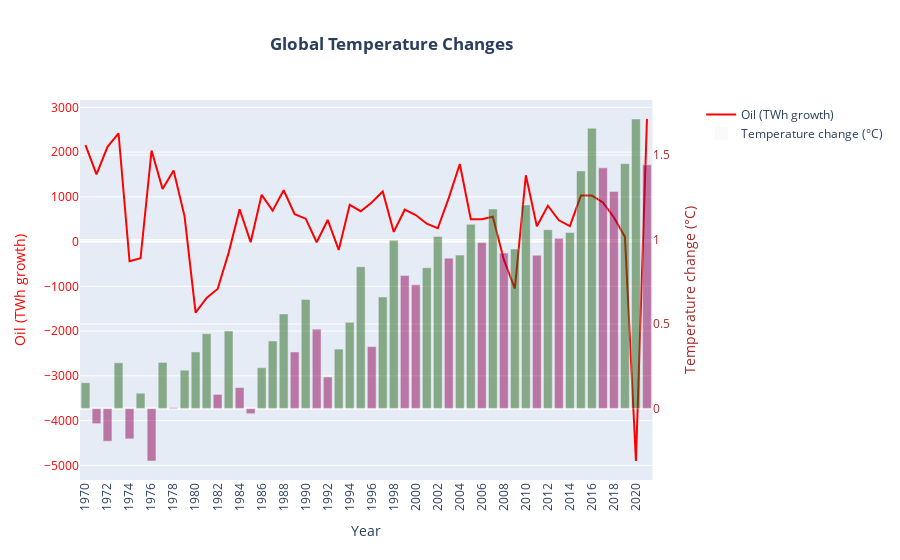

The code cell stored with this chart in its notebook:
### Code cell
from plotly.subplots import make_subplots

# Assuming the data is in a Pandas DataFrame called 'temp_df'
#fig = go.Figure()
fig = make_subplots(specs=[[{"secondary_y": True}]])

# Create the left y-axis
lx = list(temp_df.index)
fig.add_trace(go.Scatter(x=lx, y=temp_df['Oil (TWh growth)'], mode='lines', line=dict(color='red', width=2,), name='Oil (TWh growth)'),
    secondary_y=False,)

# Create the right y-axis
fig.add_trace(go.Bar(x=lx, y=temp_df['change'], name='Temperature change (°C)', opacity=0.5,
                     marker=dict(color=temp_df['sign'])), secondary_y=True)


fig.update_yaxes(title_text="Oil (TWh growth)", color='red',  secondary_y=False)
fig.update_yaxes(title_text="Temperature change (°C)", color='brown', secondary_y=True)

# Set the title and x-axis label
fig.update_layout(
    title='<b>Global Temperature Changes</b>',
    title_x=0.3,
    xaxis_title='Year',
    xaxis_tickangle=-90
)
#fig.update_yaxes(title_text="<b>primary</b> yaxis title", secondary_y=False)
#fig.update_yaxes(title_text="<b>secondary</b> yaxis title", secondary_y=True)
# Display the plot
fig.show()

### Figure 1 — Plotly figure (JSON) as saved in the notebook; plotly's stock layout.template omitted (floating-point values rounded to 4 significant figures)
{"data": [{"line": {"color": "red", "width": 2}, "mode": "lines", "name": "Oil (TWh growth)", "type": "scatter", "x": ["1970", "1971", "1972", "1973", "1974", "1975", "1976", "1977", "1978", "1979", "1980", "1981", "1982", "1983", "1984", "1985", "1986", "1987", "1988", "1989", "1990", "1991", "1992", "1993", "1994", "1995", "1996", "1997", "1998", "1999", "2000", "2001", "2002", "2003", "2004", "2005", "2006", "2007", "2008", "2009", "2010", "2011", "2012", "2013", "2014", "2015", "2016", "2017", "2018", "2019", "2020", "2021"], "xaxis": "x", "y": [2157.0, 1501.0, 2119.0, 2421.0, -439.8, -373.9, 2035.0, 1178.0, 1590.0, 564.2, -1589.0, -1257.0, -1060.0, -251.5, 723.5, -13.03, 1046.0, 691.5, 1147.0, 612.6, 512.5, -13.53, 484.1, -185.8, 820.7, 678.7, 873.9, 1119.0, 216.7, 713.0, 594.8, 399.2, 298.8, 976.2, 1736.0, 499.9, 500.2, 555.0, -405.2, -1049.0, 1482.0, 341.2, 801.1, 476.6, 344.4, 1029.0, 1029.0, 873.9, 538.7, 107.7, -4903.0, 2740.0], "yaxis": "y"}, {"marker": {"color": [1, -1, -1, 1, -1, 1, -1, 1, -1, 1, 1, 1, -1, 1, -1, -1, 1, 1, 1, -1, 1, -1, -1, 1, 1, 1, -1, 1, 1, -1, -1, 1, 1, -1, 1, 1, -1, 1, -1, 1, 1, -1, 1, -1, 1, 1, 1, -1, -1, 1, 1, -1]}, "name": "Temperature change (°C)", "opacity": 0.5, "type": "bar", "x": ["1970", "1971", "1972", "1973", "1974", "1975", "1976", "1977", "1978", "1979", "1980", "1981", "1982", "1983", "1984", "1985", "1986", "1987", "1988", "1989", "1990", "1991", "1992", "1993", "1994", "1995", "1996", "1997", "1998", "1999", "2000", "2001", "2002", "2003", "2004", "2005", "2006", "2007", "2008", "2009", "2010", "2011", "2012", "2013", "2014", "2015", "2016", "2017", "2018", "2019", "2020", "2021"], "xaxis": "x", "y": [0.153, -0.089, -0.193, 0.271, -0.179, 0.091, -0.31, 0.273, 0.006, 0.227, 0.335, 0.443, 0.084, 0.459, 0.124, -0.03, 0.242, 0.4, 0.56, 0.335, 0.645, 0.47, 0.187, 0.352, 0.51, 0.839, 0.367, 0.66, 0.996, 0.787, 0.732, 0.833, 1.018, 0.89, 0.908, 1.09, 0.982, 1.181, 0.92, 0.944, 1.205, 0.907, 1.058, 1.007, 1.042, 1.406, 1.658, 1.424, 1.284, 1.449, 1.713, 1.442], "yaxis": "y2"}], "layout": {"autosize": true, "title": {"text": "<b>Global Temperature Changes</b>", "x": 0.3}, "xaxis": {"anchor": "y", "autorange": true, "domain": [0, 0.94], "range": [-0.5, 51.5], "tickangle": -90, "title": {"text": "Year"}, "type": "category"}, "yaxis": {"anchor": "x", "autorange": true, "color": "red", "domain": [0, 1], "range": [-5328.0, 3165.0], "title": {"text": "Oil (TWh growth)"}, "type": "linear"}, "yaxis2": {"anchor": "x", "autorange": true, "color": "brown", "overlaying": "y", "range": [-0.4224, 1.825], "side": "right", "title": {"text": "Temperature change (°C)"}, "type": "linear"}}}
